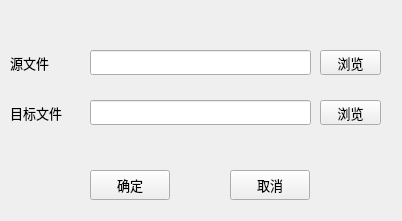
<?xml version="1.0" encoding="UTF-8"?>
<ui version="4.0">
 <class>frmExchange</class>
 <widget class="QMainWindow" name="frmExchange">
  <property name="windowModality">
   <enum>Qt::WindowModal</enum>
  </property>
  <property name="geometry">
   <rect>
    <x>0</x>
    <y>0</y>
    <width>402</width>
    <height>221</height>
   </rect>
  </property>
  <property name="font">
   <font>
    <pointsize>10</pointsize>
   </font>
  </property>
  <property name="windowTitle">
   <string>模型格式转换</string>
  </property>
  <widget class="QWidget" name="centralwidget">
   <widget class="QLabel" name="lblProject">
    <property name="geometry">
     <rect>
      <x>10</x>
      <y>50</y>
      <width>71</width>
      <height>25</height>
     </rect>
    </property>
    <property name="text">
     <string>源文件</string>
    </property>
   </widget>
   <widget class="QLabel" name="lblSimulation">
    <property name="geometry">
     <rect>
      <x>10</x>
      <y>100</y>
      <width>71</width>
      <height>25</height>
     </rect>
    </property>
    <property name="text">
     <string>目标文件</string>
    </property>
   </widget>
   <widget class="QLineEdit" name="txtSourceFile">
    <property name="geometry">
     <rect>
      <x>90</x>
      <y>50</y>
      <width>221</width>
      <height>25</height>
     </rect>
    </property>
   </widget>
   <widget class="QLineEdit" name="txtTargetFile">
    <property name="geometry">
     <rect>
      <x>90</x>
      <y>100</y>
      <width>221</width>
      <height>25</height>
     </rect>
    </property>
   </widget>
   <widget class="QPushButton" name="btnOK">
    <property name="geometry">
     <rect>
      <x>90</x>
      <y>170</y>
      <width>80</width>
      <height>30</height>
     </rect>
    </property>
    <property name="text">
     <string>确定</string>
    </property>
   </widget>
   <widget class="QPushButton" name="btnBrowseSource">
    <property name="geometry">
     <rect>
      <x>320</x>
      <y>50</y>
      <width>61</width>
      <height>25</height>
     </rect>
    </property>
    <property name="text">
     <string>浏览</string>
    </property>
   </widget>
   <widget class="QPushButton" name="btnClose">
    <property name="geometry">
     <rect>
      <x>230</x>
      <y>170</y>
      <width>80</width>
      <height>30</height>
     </rect>
    </property>
    <property name="text">
     <string>取消</string>
    </property>
   </widget>
   <widget class="QPushButton" name="btnBrowseTarget">
    <property name="geometry">
     <rect>
      <x>320</x>
      <y>100</y>
      <width>61</width>
      <height>25</height>
     </rect>
    </property>
    <property name="text">
     <string>浏览</string>
    </property>
   </widget>
  </widget>
 </widget>
 <resources/>
 <connections/>
</ui>
